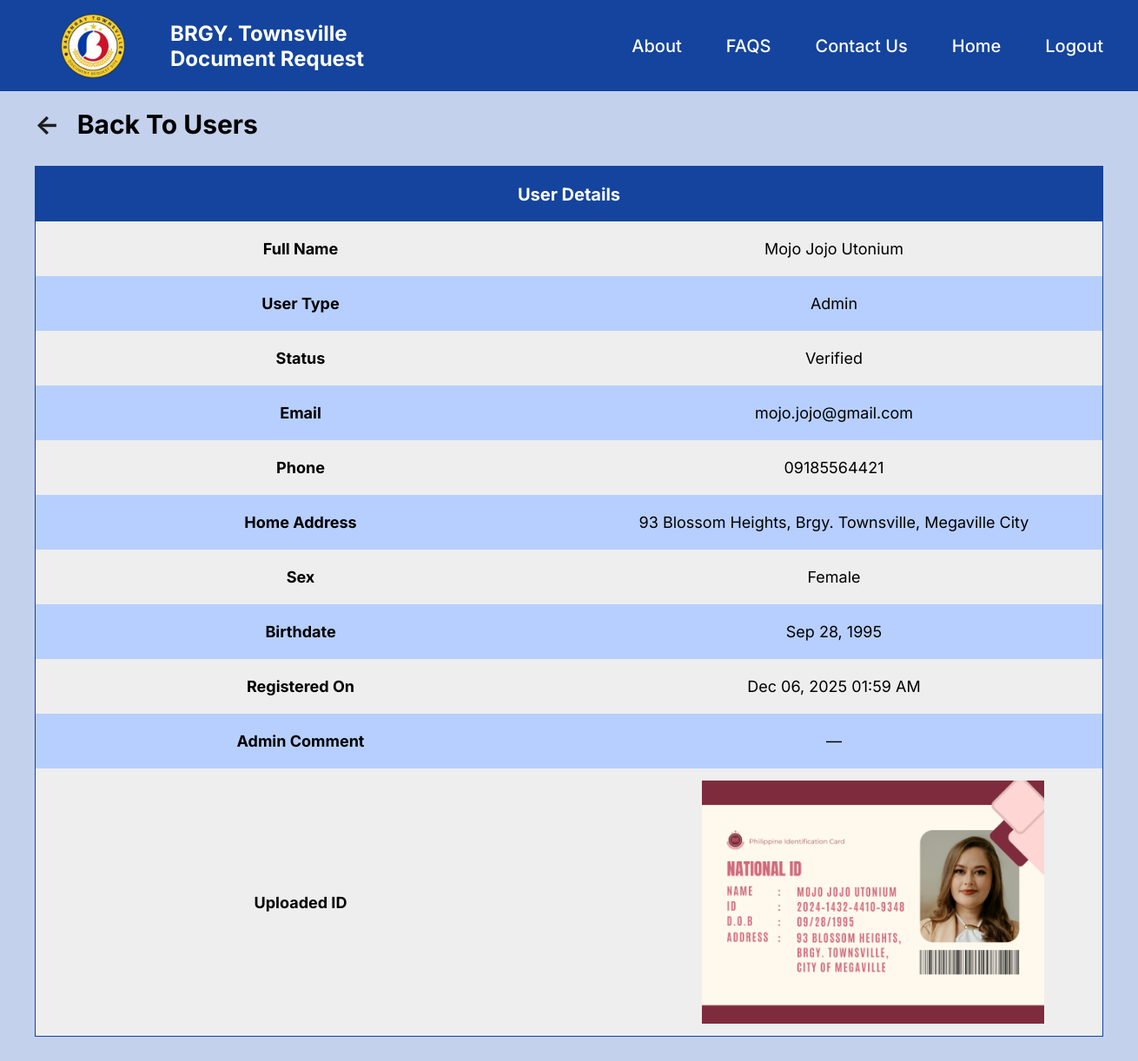
Page /view_user_details.php?id=1 (signed in) on the committed database.
### tables this page shows
CREATE TABLE users (
  id int(11) NOT NULL,
  givenname varchar(255) NOT NULL,
  surname varchar(255) NOT NULL,
  middlename varchar(255) NOT NULL,
  email varchar(255) NOT NULL,
  password varchar(255) NOT NULL,
  phone varchar(255) NOT NULL,
  address varchar(255) NOT NULL,
  sex enum('Female','Male') NOT NULL,
  birthdate date NOT NULL,
  is_verified tinyint(4) NOT NULL DEFAULT 0,
  type enum('admin','user') NOT NULL DEFAULT 'user',
  upload_id varchar(255) NOT NULL,
  registerdate datetime NOT NULL DEFAULT current_timestamp(),
  comment varchar(255) DEFAULT NULL
);

### view_user_details.php (the view, shortened to what this page needs)
<?php
include "db.php";
$user_id = intval($_GET['id']);
$sql = "SELECT id, givenname, surname, middlename, email, phone, address,
               sex, birthdate, is_verified, type, upload_id, registerdate, comment
        FROM Users
        WHERE id = $user_id";
$result = mysqli_query($conn, $sql);
$user = mysqli_fetch_assoc($result);
$fullname   = $user['givenname'] . ' ' . $user['middlename'] . ' ' . $user['surname'];
$status     = $user['is_verified'] == 1 ? "Verified" : "Unverified";
$userType   = ($user['type'] == 'admin') ? "Admin" : "Resident";
$birthdate  = $user['birthdate'] ? date("M d, Y", strtotime($user['birthdate'])) : "—";
$registered = $user['registerdate'] ? date("M d, Y h:i A", strtotime($user['registerdate'])) : "—";
?>
<!DOCTYPE html>
<html lang="en">
<head>
    <link rel="stylesheet" href="style.css">
</head>
<body>
    <header class="main-header">
        <div class="logo">
            <img src="./images/logo.png">
            <div>
                <h4>BRGY. Townsville</h4>
                <h4>Document Request</h4>
            </div>
        </div>
        <nav class="navigation-menu">
            <ul>
                <li>About</li>
                <li>FAQS</li>
                <li>Contact Us</li>
                <li><a href="admin_dashboard.php">Home</a></li>
                <li><a href="logout.php">Logout</a></li>
            </ul>
        </nav>
    </header>
    <div class="main-dashboard">
        <div class="page-container">
            <h2><a href="view_users.php"><b><-</b></a></h2>
            <h2>Back To Users</h2>
        </div>
        <div class="approval user">
            <table class="info-table user">
                <tr class="top-table user">
                    <th colspan="2">User Details</th>
                </tr>
                <tr>
                    <td class="detail"><b>Full Name</b></td>
                    <td><?= htmlspecialchars($fullname); ?></td>
                </tr>
                <tr>
                    <td><b>User Type</b></td>
                    <td><?= $userType; ?></td>
                </tr>
                <tr>
                    <td><b>Status</b></td>
                    <td><?= $status; ?></td>
                </tr>
                <tr>
                    <td><b>Email</b></td>
                    <td><?= htmlspecialchars($user['email']); ?></td>
                </tr>
                <tr>
                    <td><b>Phone</b></td>
                    <td><?= htmlspecialchars($user['phone']); ?></td>
                </tr>
                <tr>
                    <td><b>Home Address</b></td>
                    <td><?= htmlspecialchars($user['address']); ?></td>
                </tr>
                <tr>
                    <td><b>Sex</b></td>
                    <td><?= htmlspecialchars($user['sex']); ?></td>
                </tr>
                <tr>
                    <td><b>Birthdate</b></td>
                    <td><?= $birthdate; ?></td>
                </tr>
                <tr>
                    <td><b>Registered On</b></td>
                    <td><?= $registered; ?></td>
                </tr>
                <tr>
                    <td><b>Admin Comment</b></td>
                    <td><?= $user['comment'] ? htmlspecialchars($user['comment']) : '—'; ?></td>
                </tr>
                <tr>
                    <td><b>Uploaded ID</b></td>
                    <td>
                        <?php if (!empty($user['upload_id'])): ?>
                            <div class="img-container">
                            <img src="./uploads/<?= urlencode($user['upload_id']); ?>" />
                            </div>
                            <?php else: ?>
                            —
                        <?php endif; ?>
                    </td>
                </tr>
            </table>
        </div>
    </div>
</body>
</html>

### style.css (style rules this page uses)
* { margin:0; padding:0; box-sizing: border-box; font-family: 'Inter'; }
:root { --main-bg:#C3D1EC; --container-bg:#E0E7F5; --header-color:#14449D; --warning:#D4A5B2; }
body { background-color: var(--main-bg); height:auto; }
.main-header { height: 105px; display: flex; background-color: var(--header-color); padding: 10px; align-items: center; justify-content: space-between; color: white; }
.main-header h4 { font-size: 24px; }
.logo { margin-left:47px; display: flex; align-items: center; gap: 47px; }
.logo img { width: 100px; height: 100px; margin-right: -8px; }
.navigation-menu { display: flex; justify-content: flex-end; padding: 15px 30px; }
.navigation-menu ul { list-style: none; display: flex; gap: 51px; }
.navigation-menu ul li { font-size: 20px; font-weight: 500; }
.navigation-menu ul li a { text-decoration: none; color: white; }
.main-dashboard { display:flex; justify-content: center; margin:0; padding:20px 40px 40px; flex-direction: column; }
.main-dashboard h2 { margin-bottom:10px; font-size: 30px; }
.top-table th { background-color:var(--header-color); color:white; font-size:20px; height:63px; text-align: left; padding-left:50px; position: sticky; top:0; }
.top-table.user th { position: static; }
.approval { width: 100%; table-layout: fixed; border-collapse: separate; border-spacing: 0; border: 1px solid var(--header-color); font-size:18px; }
.approval th, .approval td { padding: 4px; height:63px; text-align:center; }
.approval tr:nth-child(odd) { background-color: #B7CFFF; }
.approval tr:nth-child(even) { background-color: #EEEEEE; }
.page-container { display: flex; }
.page-container a { padding-right: 20px; text-decoration: none; color:#1E1E1E; }
.info-table { width: 100%; table-layout: fixed; border-collapse: separate; border-spacing: 0; font-size:18px; margin-bottom: 10px; }
.info-table.user { margin-bottom: 0; }
.info-table th, .info-table td { height:63px; }
.page-container h2 { margin-bottom: 30px; }
.approval.user td { padding-left:0px; text-align: center; }
.img-container { width: 700px; height: 300px; justify-content: center; align-items: center; margin: 0px; padding: 10px; }
.img-container img { width: 100%; height: 100%; object-fit: contain; }

### rows in the picture
users: fullname "Mojo Jojo Utonium", type "Admin", is_verified "Verified", email "mojo.jojo@gmail.com", phone "09185564421", address "93 Blossom Heights, Brgy. Townsville, Megaville City", sex "Female", birthdate "Sep 28, 1995", registerdate "Dec 06, 2025 01:59 AM", upload (picture)
